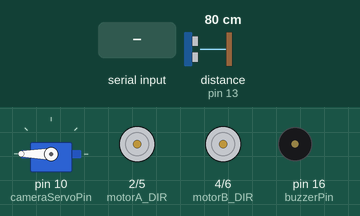
This program was run on a simulated Arduino Uno, built with avr-gcc and run on an emulated ATmega328P. Shown: servo, direction and speed pins drawn as motors (green arrow = direction pin HIGH = forward, orange = LOW = backward, longer = more drive), buzzer (waves = sounding). Wiring (inferred from the names in the program): ultrasonic range finder: trigger pin 12; echo pin 13. Inputs (shaded band) come from the test bench; at power-on: distance to the obstacle (sensor on pin 13) 80 cm. The echo pulse lasts 58.3 µs per cm.

Above: at 2.5 s.
2.6 s: distance to the obstacle (sensor on pin 13) set to 6 cm
4.1 s: distance to the obstacle (sensor on pin 13) set to 3 cm
At 4.9 s:
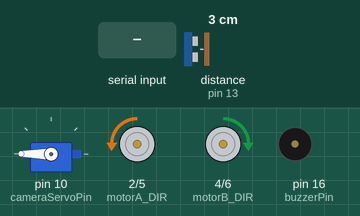
7.1 s: "M\n" received over Serial
At 7.7 s:
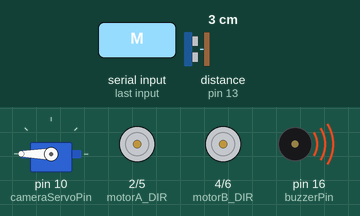
10.1 s: "D\n" received over Serial
At 11.2 s:
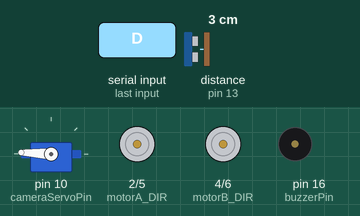
13.1 s: "F\n" received over Serial
16.1 s: "L\n" received over Serial
At 16.7 s:
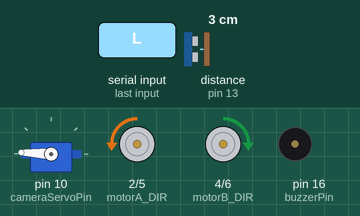
Timing chart, 0 to 20.1 s (numbered marks = the images above; inputs shaded):
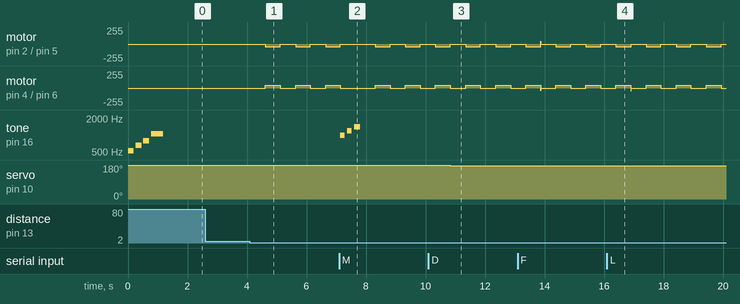

Measured:
- the behaviour switches between 5 and 4 cm on distance to the obstacle (sensor on pin 13) (found by bisection; images 0 and 1)
- after the input at 2.6 s, every drawn part: stays the same
- after the input at 4.1 s, motor on pin 2 (motorA_DIR) / pin 5 (motorA_PWM): alternates backward 40/255 for 0.50 s and stopped for 0.51 s, starting after 0.52 s; motor on pin 4 (motorB_DIR) / pin 6 (motorB_PWM): alternates forward 40/255 for 0.50 s and stopped for 0.51 s, starting after 0.52 s
- after the input at 7.1 s, tone on pin 16 (buzzerPin): plays 1000 Hz for 0.15 s, 1200 Hz for 0.15 s, 1400 Hz for 0.20 s, starting at once
- after the input at 10.1 s, servo on pin 10 (cameraServoPin): 180° → 177° after 0.74 s

The program:

main.cpp
```cpp
#include <Arduino.h> // include the Arduino library for basic functions
#include <Servo.h>   // include the Servo library for controlling servos
#include "helper.h"  // include the custom header file for helper functions
#include "shared.h"  // include the custom header file for main definitions

// "volatile" is used to tell the compiler that this variable may be changed by an interrupt service routine (ISR),
// so it should not optimize it out or cache its value. This is important for variables that are accessed both in the main program and in an ISR.

// "const" is used to define a constant value that cannot be changed

// serial communication===============================================================================================
String UART_Value = "";      // string to hold the value received from UART
String UART_ValueTemp = "";  // string to hold the temperature value received from UART
volatile int UART_Index = 0; // index for the UART_Value string
// command pool
const char UART_CommandPool[] = {'F', 'B', 'L', 'R', 'S', 'U', 'D', 'N', 'M'};                      // array of valid commands
const unsigned int UART_CommandPoolLength = sizeof(UART_CommandPool) / sizeof(UART_CommandPool[0]); // calculate the length of the UART_CommandPool array

// DC motor===============================================================================================
// pin definitions
const int motorA_DIR = 2; // LOW for backword, HIGH for forward
const int motorA_PWM = 5; // left front, left rear
const int motorB_DIR = 4; // HIGH for fordward, LOW for backword
const int motorB_PWM = 6; // right front, right rear
// motor speed
const int carSpeed = 40; // speed for the motors (0-255)
// timer
const int motor_MoveStep = 3000;          // step size for the motors, used for delay in movement
volatile unsigned long motor_CurrentTime; // variable to hold the current time in milliseconds
volatile int motor_TimerStatus = 0;

// camera Servo===============================================================================================
Servo cameraServo;                           // create servo object to control a servo
const int cameraServoPin = 10;               // pin number for the servo
volatile int cameraServo_CurrentAngle = 180; // initialize the servo angle to 180 degrees
const int cameraServer_Step = 3;             // step size for the servo movement

// ultrasonic sensor, HC-SR04===============================================================================================
// Measuing angle cone < 15°,
// frequency: 40kHz,
// operating voltage: 5V, operating current: 15mA,
// measurement range: 2cm to 400cm, resolution: 3mm, accuracy: ±3mm, response time: < 100ms,
// 2 cm to ~100 cm (beyond this, accuracy decreases),
// resolution: 0.3cm, sensing period: 100ms
// pin definitions
const int ultrasonic_trigPin = 12; // pin for the ultrasonic sensor trigger
const int ultrasonic_echoPin = 13; // pin for the ultrasonic sensor echo
// safety clearance for obstacle avoidance
const float ultrasonic_safetyClearance = 50; // safety clearance in mm for the ultrasonic sensor

// buzzer===============================================================================================
// pin definitions
const int buzzerPin = 16; // pin for the buzzer
// beep
const unsigned int buzzer_BeepOn = 200;    // time in milliseconds for the buzzer to beep
const unsigned int buzzer_BeepOff = 800;   // time in milliseconds for the buzzer to pause
const float buzzer_BeepClearance = 200;    // distance in mm for the buzzer to start beeping
volatile unsigned long beepState = 0;      // variable to hold the state of the beep
volatile unsigned long previousMillis = 0; // variable to hold the previous time in milliseconds

void setup()
{
  // put your setup code here, to run once:

  // communication===============================================================================================
  // Serial communication
  Serial.begin(115200); // initialize serial communication at 9600 bits per second
  // Serial.println("uno r3 ready");

  // motors===============================================================================================
  pinMode(motorA_DIR, OUTPUT); // set pin 5 as output
  pinMode(motorB_DIR, OUTPUT); // set pin 6 as output

  // cmaera Servo===============================================================================================
  cameraServo.attach(cameraServoPin);          // attaches the servo on pin 10 to the servo object
  cameraServo.write(cameraServo_CurrentAngle); // set the servo angle to 180 degrees

  // ultrasonic sensor===============================================================================================
  pinMode(ultrasonic_trigPin, OUTPUT); // set pin 12 as output for ultrasonic sensor trigger
  pinMode(ultrasonic_echoPin, INPUT);  // set pin 13 as input for ultrasonic sensor echo

  // buzzer===============================================================================================
  pinMode(buzzerPin, OUTPUT); // set pin 16 as output for the buzzer
  // playBeep(2000);             // beep the buzzer for 2 seconds
  playMelody(); // play the melody on the buzzer
}

void loop()
{
  // put your main code here, to run repeatedly:

  // serial communication===============================================================================================
  // check and read UART
  readSerial(Serial, "UART", UART_Value, UART_ValueTemp, UART_Index); // read the serial port and store the value in UART_Value
  // identify commands' validity
  if (UART_Index)
  {
    if (identifyCommands(UART_CommandPool, UART_CommandPoolLength, String(UART_Value).charAt(0)))
    {
      // if the valid command is a motor command (not a servo command)
      if (String(UART_Value).charAt(0) != 'U' && String(UART_Value).charAt(0) != 'D')
      {
        // start timer for the motors
        motor_CurrentTime = millis(); // get the current time in milliseconds
        motor_TimerStatus = 1;        // set the timer status to 1 to indicate that the motors are moving}

        // complete received command
        UART_Index = 0; // reset the UART_Index to 0 after processing
      }
    }
    else // if the command is not valid
    {
      UART_Value = ""; // reset the UART_Value to empty after processing
      UART_Index = 0;
    }
  }

  // command processing===============================================================================================
  if (UART_Value.length() > 0) // String.length() returns the number of characters in a String object—excluding the null terminator ('\0')
  {
    switch (String(UART_Value).charAt(0)) // check the first character of the received string
    {
      // servo commands
    case 'U': // if the first character is 'u'
      Camera_Tilt_Up(cameraServer_Step);
      break;
    case 'D': // if the first character is 'd'
      Camera_Tilt_Down(cameraServer_Step);
      break;

      // motor commands
    case 'F':                 // if the first character is 'F'
      Move_Forward(carSpeed); // move forward at the specified speed
      break;

    case 'B':                  // if the first character is 'B'
      Move_Backward(carSpeed); // move backward at the specified speed
      break;

    case 'L':                // if the first character is 'L'
      Rotate_Left(carSpeed); // rotate left at the specified speed
      break;

    case 'R':                 // if the first character is 'R'
      Rotate_Right(carSpeed); // rotate right at the specified speed
      break;

    case 'S': // if the first character is 'S'
      Stop(); // stop the motors
      break;

      // beep commands
    case 'N': // if WiFi connected
      playWiFi();
      break;

    case 'M': // if BLE connected
      playBLE();
      break;
    }
    UART_Value = ""; // reset the UART_Value to empty after processing
  }

  // motor timer
  // check and reset the motor timer
  // if (motor_TimerStatus == 1) // motor_TimerStatus is set to distinguish motor commands from servo commands
  // {
  //   motor_Delay(motor_MoveStep);
  // }

  // ultrasonic sensor===============================================================================================
  // active obstacle avoidance
  activeAvoidance(ultrasonic_safetyClearance); // call the ultrasonic avoidance function

  // buzzer===============================================================================================
  // beep for nearby obstacles
  /*   if (checkDistance() <= buzzer_BeepClearance) // check if the distance is less than or equal to the alarm clearance and the buzzer is not already active
    {
      playBeep(buzzer_BeepOn, buzzer_BeepOff); // call the playBeep function to beep the buzzer
    } */
}
```

helper.h
```cpp
#ifndef HELPER_H
#define HELPER_H
// the functions are declared here, defined in the helper.cpp file, and used in other files.

// serial communication===============================================================================================
// read UART
void readSerial(HardwareSerial &port, String label, String &value, String &valueTemp, volatile int &index);

// DC motor===============================================================================================
// control functions
void Move_Forward(int car_speed);
void Move_Backward(int car_speed);
void Rotate_Left(int car_speed);
void Rotate_Right(int car_speed);
void Stop();
// command identifier
bool identifyCommands(const char myArray[], const unsigned int length, char value);
// timer
void motor_Delay(int motorstep);

// camera servo===============================================================================================
void Camera_Tilt_Up(int anglestep);
void Camera_Tilt_Down(int anglestep);

// ultrasonic sensor===============================================================================================
float checkDistance();
void activeAvoidance(float safetyClearance);

// buzzer===============================================================================================
void playBeep(unsigned int onTime, unsigned int offTime);
void playMelody();
void playWiFi();
void playBLE();

#endif
```

shared.h
```cpp
#ifndef SHARED_H
#define SHARED_H
// the vaiables are declared here, defined in the main.cpp file, and used in other files.

// "extern" tells the compiler “this variable exists, but it's defined elsewhere.”

// uart communication===============================================================================================
extern String UART_Value;

// DC motor===============================================================================================
// control
extern const int motorA_DIR;
extern const int motorA_PWM;
extern const int motorB_DIR;
extern const int motorB_PWM;
extern const int carSpeed;
// timer
extern volatile unsigned long motor_CurrentTime;
extern volatile int motor_TimerStatus;

// camera servo===============================================================================================
extern Servo cameraServo;
extern volatile int cameraServo_CurrentAngle;

// ultrasonic sensor===============================================================================================
extern const int ultrasonic_trigPin;
extern const int ultrasonic_echoPin;

// buzzer===============================================================================================
extern const int buzzerPin;
// beep
extern volatile unsigned long beepState;      // variable to hold the state of the beep
extern volatile unsigned long previousMillis; // variable to hold the previous time in milliseconds

#endif
```

helper.cpp
```cpp
#include <Arduino.h>
#include <Servo.h>
#include "helper.h"
#include "shared.h"

// serial communication===============================================================================================
// read UART

void readSerial(HardwareSerial &port, String label, String &value, String &valueTemp, volatile int &index)
{
    // Read data from UART0 (laptop)
    while (port.available())
    {
        char c = port.read();

        // Check if the character is a newline character
        if (c == '\n') // If the character is a newline character, it indicates the end of a message
        {
            value = valueTemp; // Assign the temporary value to the value string
            valueTemp = "";    // Reset the temporary value to empty after processing
            value.trim();      // Remove any leading or trailing whitespace from the value string
            index = 1;         // Reset the index to 1 after reading a complete message
            break;
        }
        else
        {
            valueTemp += c; // Append the character to the value string
        }
    }
}

// DC motor===============================================================================================
// control functions
void Move_Forward(int car_speed)
{
    digitalWrite(motorA_DIR, HIGH);
    analogWrite(motorA_PWM, car_speed);
    digitalWrite(motorB_DIR, LOW);
    analogWrite(motorB_PWM, car_speed);
}
void Move_Backward(int car_speed)
{
    digitalWrite(motorA_DIR, LOW);
    analogWrite(motorA_PWM, car_speed);
    digitalWrite(motorB_DIR, HIGH);
    analogWrite(motorB_PWM, car_speed);
}
void Rotate_Left(int car_speed)
{
    digitalWrite(motorA_DIR, LOW);
    analogWrite(motorA_PWM, car_speed);
    digitalWrite(motorB_DIR, LOW);
    analogWrite(motorB_PWM, car_speed);
}
void Rotate_Right(int car_speed)
{
    digitalWrite(motorA_DIR, HIGH);
    analogWrite(motorA_PWM, car_speed);
    digitalWrite(motorB_DIR, HIGH);
    analogWrite(motorB_PWM, car_speed);
}
void Stop()
{
    digitalWrite(motorA_DIR, LOW);
    analogWrite(motorA_PWM, 0);
    digitalWrite(motorB_DIR, HIGH);
    analogWrite(motorB_PWM, 0);
}
// command identifier
bool identifyCommands(const char myArray[], const unsigned int length, char value)
{
    for (unsigned int i = 0; i < length; i++)
    {
        if (myArray[i] == value)
        {
            return true;
        }
    }
    return false;
}
// timer
void motor_Delay(int motorStep)
{

    if (millis() >= motor_CurrentTime + motorStep) // check if the time has passed
    {
        Stop();                // stop the motors
        motor_TimerStatus = 0; // reset the timer status to 0 to indicate that the motors are stopped
    }
}

// camera servo===============================================================================================
void Camera_Tilt_Up(int anglestep)
{
    cameraServo_CurrentAngle = constrain(cameraServo_CurrentAngle + anglestep, 0, 180); // constrain the angle to be between 0 and 180 degrees
    cameraServo.write(cameraServo_CurrentAngle);                                        // move the servo to the specified angle
}
void Camera_Tilt_Down(int anglestep)
{
    cameraServo_CurrentAngle = constrain(cameraServo_CurrentAngle - anglestep, 0, 180); // constrain the angle to be between 0 and 180 degreesdd
    cameraServo.write(cameraServo_CurrentAngle);                                        // move the servo to the specified angle
}

// ultrasonic sensor===============================================================================================
// check distance from the obstacle to head of chassis, in mm
float checkDistance()
{
    digitalWrite(ultrasonic_trigPin, LOW);
    delayMicroseconds(2);
    digitalWrite(ultrasonic_trigPin, HIGH);
    delayMicroseconds(10);
    digitalWrite(ultrasonic_trigPin, LOW);
    float distance = pulseIn(ultrasonic_echoPin, HIGH) / 5.80 + 7; // convert time to distance in mm
    delay(10);
    return distance;
}
// obstacle avoidance function: active brake
void activeAvoidance(float safetyClearance)
{
    if (checkDistance() <= safetyClearance)
    {
        // Serial.println("Obstacle detected! Avoiding...");
        UART_Value = ""; // reset the UART_Value to empty after processing
        Stop();
        digitalWrite(buzzerPin, HIGH); // turn on the buzzer for continuous beeping
        delay(500);
        digitalWrite(buzzerPin, LOW); // turn off the buzzer
        Move_Backward(carSpeed);
        delay(500);
        Stop();
    }
}

// buzzer===============================================================================================
// intermittent beep
void playBeep(unsigned int onTime, unsigned int offTime)
{
    // Serial.println("playBeep function called"); // print to the serial monitor for debugging
    unsigned long currentMillis = millis();

    if (beepState && currentMillis - previousMillis >= onTime) // if the buzzer is on and the time since the last beep is greater than or equal to 200 milliseconds
    {
        // Turn off the buzzer
        // Serial.println("Stopping beep!"); // print stop beep to the serial monitor
        digitalWrite(buzzerPin, LOW);
        beepState = false;
        previousMillis = currentMillis;
    }
    else if (!beepState && currentMillis - previousMillis >= offTime) // if the buzzer is off and the time since the last beep is greater than or equal to 800 milliseconds
    {
        // Turn on the buzzer
        // Serial.println("Beeping!"); // print beep to the serial monitor
        digitalWrite(buzzerPin, HIGH);
        beepState = true;
        previousMillis = currentMillis;
    }
}
// startup melody
void playMelody()
{
    // Startup melody notes (frequency in Hz)
    int melody[] = {523, 659, 784, 1046};       // C5, E5, G5, C6 (ascending tone)
    int noteDurations[] = {200, 200, 200, 400}; // Duration of each note in milliseconds

    for (int i = 0; i < int(sizeof(melody) / sizeof(melody[0])); i++)
    {
        // Play the melody
        tone(buzzerPin, melody[i], noteDurations[i]);
        delay(noteDurations[i] * 1.3); // Slight pause
        noTone(buzzerPin);
    }
}
// WiFi sounds
void playWiFi()
{
    // "Wi" syllable - short, high tone
    tone(buzzerPin, 1000); // 1000 Hz
    delay(200);
    noTone(buzzerPin);
    delay(100);

    // "Fi" syllable - longer, lower tone
    tone(buzzerPin, 800); // 800 Hz
    delay(300);
    noTone(buzzerPin);
}
// BLE sounds
void playBLE()
{
    // "B"
    tone(buzzerPin, 1000);
    delay(150);
    noTone(buzzerPin);
    delay(80);

    // "L"
    tone(buzzerPin, 1200);
    delay(150);
    noTone(buzzerPin);
    delay(80);

    // "E"
    tone(buzzerPin, 1400);
    delay(200);
    noTone(buzzerPin);
}
```
